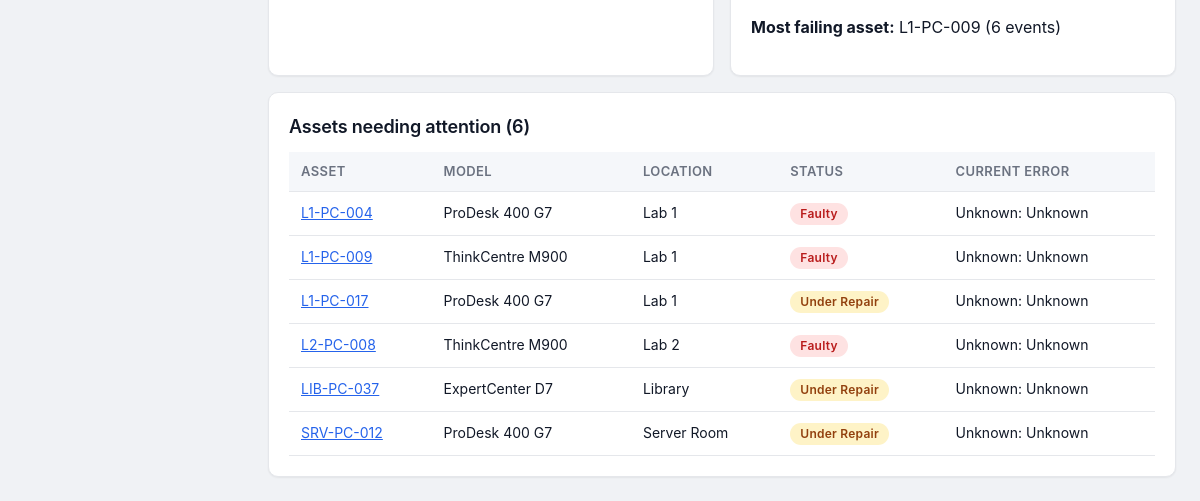
The app's page /dashboard (lower part), older data.
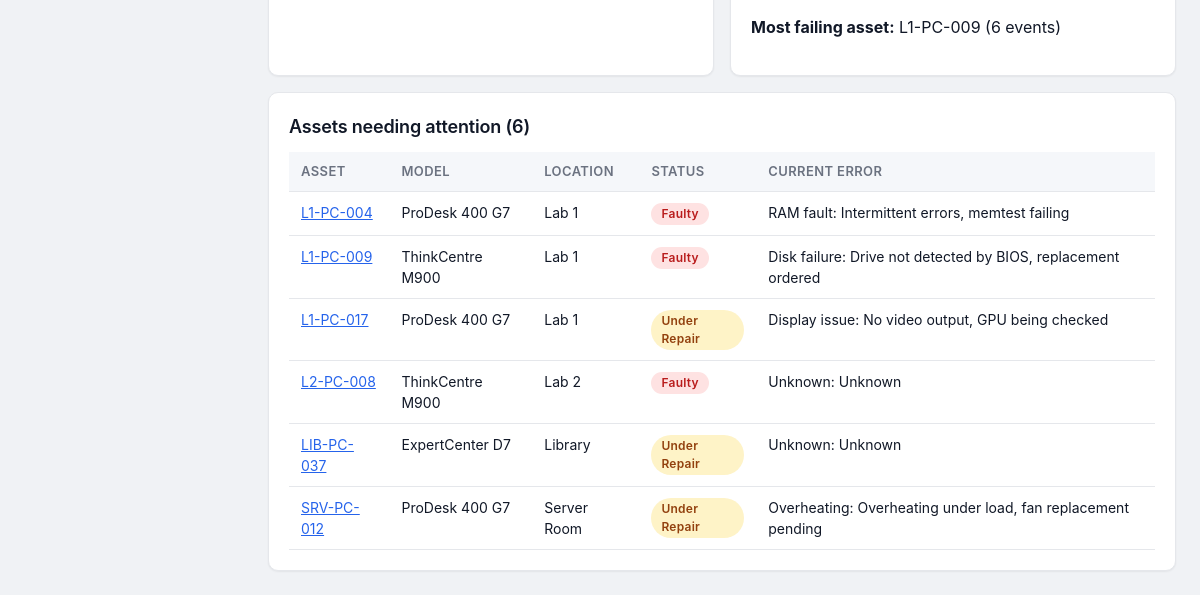
The same page, newer data.
### tables this page shows
CREATE TABLE assets (
    asset_id          TEXT PRIMARY KEY,                 -- permanent identity, e.g. L1-PC-001
    manufacturer      TEXT NOT NULL,
    model             TEXT NOT NULL,
    cpu               TEXT NOT NULL,                    -- full model, e.g. Intel Core i5-12400
    cpu_family        TEXT NOT NULL,                    -- grouping used for filtering, e.g. Core i5
    ram_gb            INTEGER NOT NULL CHECK (ram_gb > 0),
    ram_type          TEXT NOT NULL CHECK (ram_type IN ('DDR1','DDR2','DDR3','DDR4','DDR5')),
    storage_type      TEXT NOT NULL CHECK (storage_type IN ('SSD','HDD','NVMe','Hybrid')),
    storage_gb        INTEGER NOT NULL CHECK (storage_gb > 0),
    gpu               TEXT,                             -- NULL / empty = integrated only
    gpu_vram_gb       INTEGER CHECK (gpu_vram_gb IS NULL OR gpu_vram_gb > 0),
    os                TEXT NOT NULL,
    ip_address        TEXT,                             -- 192.168.x.n; unique inside a place
    location          TEXT NOT NULL REFERENCES locations(name),
    purchase_date     TEXT NOT NULL,                    -- ISO date YYYY-MM-DD
    warranty_expiry   TEXT NOT NULL,                    -- warranty status is COMPUTED from this
    status            TEXT NOT NULL DEFAULT 'Operational'
                      CHECK (status IN ('Operational','Faulty','Under Repair')),
    -- Current fault: filled while status is Faulty / Under Repair, all NULL when Operational
    status_category   TEXT,                             -- fault category, 'Unknown' if not given
    status_detail     TEXT,                             -- fault description ('' = not given)
    status_action     TEXT,                             -- actions to be taken ('' = not decided)
    status_technician TEXT,                             -- technician ('' = not assigned yet)
    status_date       TEXT,                             -- date the fault was recorded (ISO)
    status_cost       REAL CHECK (status_cost IS NULL OR status_cost >= 0), -- updated cost of the open fault
    active            INTEGER NOT NULL DEFAULT 1,       -- 0 = retired (kept for history)
    CHECK ((status = 'Operational' AND status_category IS NULL AND status_detail IS NULL
            AND status_action IS NULL AND status_technician IS NULL AND status_date IS NULL
            AND status_cost IS NULL)
        OR (status <> 'Operational' AND status_category IS NOT NULL AND status_detail IS NOT NULL
            AND status_action IS NOT NULL AND status_technician IS NOT NULL AND status_date IS NOT NULL)),
    CHECK (warranty_expiry >= purchase_date),
    UNIQUE (location, ip_address)                       -- no two PCs in one place share an IP
);

### app.py (the view)
@app.route("/dashboard")
def dashboard():
    d = queries.dashboard_data()
    return render_template("dashboard.html", stats=d["stats"], charts=d["charts"],
                           fault_cats=d["fault_cats"], top_assets=d["top_assets"],
                           attention=d["attention"])

### app.py (called while the page is built, shortened)
@app.before_request
def guard_requests():
    try:
        hostname = urlsplit("//" + request.host).hostname
    except ValueError:
        hostname = None
    extra = {h.strip().lower() for h in os.environ.get("INVENTORY_ALLOWED_HOSTS", "").split(",") if h.strip()}
    if hostname not in LOCAL_HOSTS | extra:
        return render_template("message.html", title="Wrong address",
                               text="Open this app at http://127.0.0.1 (the address printed when it starts)."), 400

@app.after_request
def security_headers(resp):
    resp.headers.setdefault("Content-Security-Policy",
                            "default-src 'self'; script-src 'self' 'unsafe-inline'; style-src 'self' 'unsafe-inline'; "
                            "img-src 'self' data:; form-action 'self'; frame-ancestors 'none'; base-uri 'self'")
    resp.headers.setdefault("X-Content-Type-Options", "nosniff")
    resp.headers.setdefault("X-Frame-Options", "DENY")
    resp.headers.setdefault("Referrer-Policy", "same-origin")      # "no-referrer" makes browsers send Origin: null
    return resp

@app.context_processor
def option_lists():
    return dict(storage_types=STORAGE_TYPES, statuses=STATUSES, ram_types=RAM_TYPES,
                fault_categories=FAULT_CATEGORIES, locations=queries.location_names(),
                NEW_LOCATION=NEW_LOCATION, sort_link=sort_link, today=date.today().isoformat(),
                github_url=GITHUB_URL)

@app.template_filter("money")
def money(value):
    return f"${float(value or 0):,.2f}"

### db.py (called while the page is built)
def get_db():
    conn = sqlite3.connect(DB_PATH)
    conn.row_factory = sqlite3.Row
    conn.execute("PRAGMA foreign_keys = ON")   # enforce maintenance.asset_id -> assets
    return conn

### queries.py (called while the page is built)
def _all(sql, params=()):
    db = get_db()
    try:
        return db.execute(sql, params).fetchall()
    finally:
        db.close()

def _one(sql, params=()):
    db = get_db()
    try:
        return db.execute(sql, params).fetchone()
    finally:
        db.close()

def attention_sql():
    return "(a.active=1 AND a.status IN ('Faulty','Under Repair'))"

def location_names():
    return [r[0] for r in _all("SELECT name FROM locations ORDER BY name")]

def _pairs(sql):
    return [(r[0], r[1]) for r in _all(sql)]

def _bars(pairs):
    pairs = list(pairs)
    biggest = max([n for _, n in pairs] + [1])
    return [(str(label), n, round(n * 100 / biggest)) for label, n in pairs]

### templates/dashboard.html (shortened to what this page needs)
{% extends "base.html" %}
{% block content %}
<div class="grid g2">
<div class="card"><h2>Fault events by category</h2>
{% if fault_cats and fault_cats[0][1] > 0 %}<p><b>Most common fault category:</b> {{ fault_cats[0][0] }} ({{ fault_cats[0][1] }} events)</p>{% endif %}</div>
<div class="card"><h2>Most frequently failing assets</h2>
{% if top_assets %}<p><b>Most failing asset:</b> {{ top_assets[0].asset_id }} ({{ top_assets[0].n }} events)</p>{% endif %}</div>
</div>
<div class="card scroll"><h2>Assets needing attention ({{ attention|length }})</h2>
<table><tr><th>Asset</th><th>Model</th><th>Location</th><th>Status</th><th>Current error</th></tr>
{% for r in attention %}
<tr><td><a href="{{ url_for('asset_detail', asset_id=r.asset_id) }}">{{ r.asset_id }}</a></td>
<td>{{ r.model }}</td><td>{{ r.location }}</td>
<td><span class="badge b-{{ r.status|replace(' ', '-') }}">{{ r.status }}</span></td>
<td>{{ r.status_category or 'Unknown' }}: {{ r.status_detail or 'Not recorded' }}</td></tr>
{% else %}
<tr><td colspan="5" class="muted">No assets are currently faulty or under repair.</td></tr>
{% endfor %}</table></div>
{% endblock %}

### templates/base.html (shortened to what this page needs)
<!doctype html>
<html lang="en-GB">
<head>
<link rel="stylesheet" href="{{ url_for('static', filename='style.css') }}">
</head>
<body>
{% set ep = request.endpoint or '' %}
<div class="shell">
  <div class="resizer" id="resizer" tabindex="0" role="separator" aria-orientation="vertical"
       aria-label="Resize sidebar" title="Drag to resize (arrow keys also work, Home resets)"></div>
  <div class="content">
    <main id="main-content">
      {% block content %}{% endblock %}
    </main>
  </div>
</div>
</body>
</html>

### static/style.css (style rules this page uses)
:root { --sidebar-w: 240px; --bg: #f0f2f5; --card: #ffffff; --input: #ffffff; --th: #f5f7fa; --hover: #f8fafc; --track: #e8ecf0; --ink: #111827; --muted: #6b7280; --line: #e5e7eb; --accent: #2563eb; --accent-hover: #1d4ed8; --accent-fg: #ffffff; --ok: #15803d; --ok-bg: #dcfce7; --warn: #92400e; --warn-bg: #fef3c7; --bad: #b91c1c; --bad-bg: #fee2e2; --gray-bg: #e5e7eb; --side: #0f172a; --side-ink: #94a3b8; --side-on: #1e293b; --side-muted:#475569; --side-active-bar: var(--accent); --shadow-xs: 0 1px 2px 0 rgba(0,0,0,.06); --shadow-sm: 0 1px 3px 0 rgba(0,0,0,.10), 0 1px 2px -1px rgba(0,0,0,.06); --shadow-md: 0 4px 6px -1px rgba(0,0,0,.10), 0 2px 4px -2px rgba(0,0,0,.06); --dur-fast: 120ms; --dur-normal: 200ms; --ease-out: cubic-bezier(0.0, 0.0, 0.2, 1); --ease-in: cubic-bezier(0.4, 0.0, 1, 1); color-scheme: light; }
*, *::before, *::after { box-sizing: border-box; }
body { margin: 0; font-family: 'Inter', system-ui, -apple-system, 'Segoe UI', Roboto, sans-serif; font-size: 1rem; line-height: 1.5; background: var(--bg); color: var(--ink); -webkit-font-smoothing: antialiased; text-rendering: optimizeLegibility; }
.shell { display: grid; grid-template-columns: var(--sidebar-w) 4px minmax(0, 1fr); min-height: 100vh; }
.resizer { cursor: col-resize; background: transparent; outline: none; transition: background var(--dur-fast); }
.content { min-width: 0; }
main { max-width: 1200px; margin: 24px auto; padding: 0 24px; }
h2 { font-size: 1.125rem; font-weight: 600; letter-spacing: -.01em; margin: 0 0 12px; }
.card { background: var(--card); border: 1px solid var(--line); border-radius: 10px; padding: 20px; margin-bottom: 16px; box-shadow: var(--shadow-xs); }
.grid { display: grid; gap: 16px; }
.g2 { grid-template-columns: repeat(auto-fit, minmax(340px, 1fr)); }
table { width: 100%; border-collapse: collapse; font-size: .875rem; }
th, td { text-align: left; padding: 10px 12px; border-bottom: 1px solid var(--line); vertical-align: top; }
th { background: var(--th); font-weight: 600; font-size: .8125rem; letter-spacing: .03em; text-transform: uppercase; white-space: nowrap; color: var(--muted); }
a { color: var(--accent); transition: color var(--dur-fast); }
.badge { display: inline-flex; align-items: center; padding: 2px 10px; border-radius: 20px; font-size: .75rem; font-weight: 600; letter-spacing: .02em; }
.b-Faulty, .b-Expired { background: var(--bad-bg); color: var(--bad); }
.b-Under-Repair, .b-Expiring-soon, .b-Unknown { background: var(--warn-bg); color: var(--warn); }
.scroll { overflow-x: auto; }

Row changes from the older to the newer data that the page shows:
changed assets "L1-PC-004": status_category "Unknown" → "RAM fault"; status_detail "Unknown" → "Intermittent errors, memtest failing"
changed assets "L1-PC-009": status_category "Unknown" → "Disk failure"; status_detail "Unknown" → "Drive not detected by BIOS, replacement ordered"
changed assets "L1-PC-017": status_category "Unknown" → "Display issue"; status_detail "Unknown" → "No video output, GPU being checked"
changed assets "SRV-PC-012": status_category "Unknown" → "Overheating"; status_detail "Unknown" → "Overheating under load, fan replacement pending"
